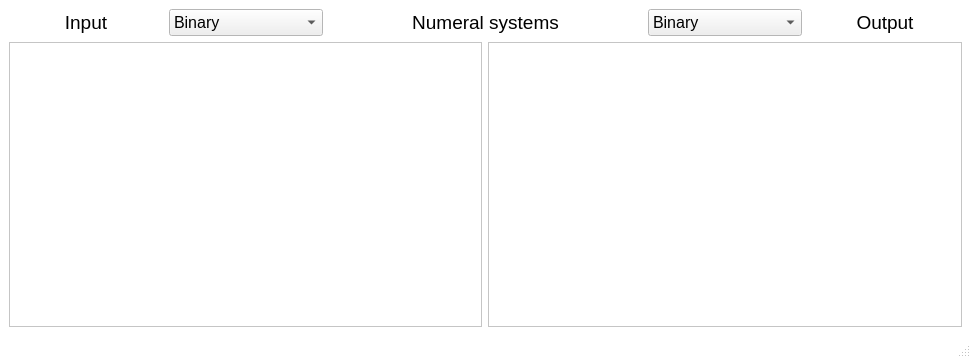
<?xml version="1.0" encoding="UTF-8"?>
<ui version="4.0">
 <class>MainWindow</class>
 <widget class="QMainWindow" name="MainWindow">
  <property name="geometry">
   <rect>
    <x>0</x>
    <y>0</y>
    <width>971</width>
    <height>358</height>
   </rect>
  </property>
  <property name="palette">
   <palette>
    <active>
     <colorrole role="Base">
      <brush brushstyle="SolidPattern">
       <color alpha="255">
        <red>255</red>
        <green>255</green>
        <blue>255</blue>
       </color>
      </brush>
     </colorrole>
     <colorrole role="Window">
      <brush brushstyle="SolidPattern">
       <color alpha="255">
        <red>255</red>
        <green>255</green>
        <blue>255</blue>
       </color>
      </brush>
     </colorrole>
    </active>
    <inactive>
     <colorrole role="Base">
      <brush brushstyle="SolidPattern">
       <color alpha="255">
        <red>255</red>
        <green>255</green>
        <blue>255</blue>
       </color>
      </brush>
     </colorrole>
     <colorrole role="Window">
      <brush brushstyle="SolidPattern">
       <color alpha="255">
        <red>255</red>
        <green>255</green>
        <blue>255</blue>
       </color>
      </brush>
     </colorrole>
    </inactive>
    <disabled>
     <colorrole role="Base">
      <brush brushstyle="SolidPattern">
       <color alpha="255">
        <red>255</red>
        <green>255</green>
        <blue>255</blue>
       </color>
      </brush>
     </colorrole>
     <colorrole role="Window">
      <brush brushstyle="SolidPattern">
       <color alpha="255">
        <red>255</red>
        <green>255</green>
        <blue>255</blue>
       </color>
      </brush>
     </colorrole>
    </disabled>
   </palette>
  </property>
  <property name="windowTitle">
   <string>MainWindow</string>
  </property>
  <widget class="QWidget" name="centralwidget">
   <layout class="QGridLayout" name="gridLayout">
    <item row="0" column="1">
     <widget class="QComboBox" name="comboBox">
      <property name="font">
       <font>
        <pointsize>12</pointsize>
       </font>
      </property>
      <property name="editable">
       <bool>false</bool>
      </property>
      <item>
       <property name="text">
        <string>Binary</string>
       </property>
      </item>
      <item>
       <property name="text">
        <string>Octal</string>
       </property>
      </item>
      <item>
       <property name="text">
        <string>Decimal</string>
       </property>
      </item>
      <item>
       <property name="text">
        <string>Hexadecimal</string>
       </property>
      </item>
     </widget>
    </item>
    <item row="0" column="4">
     <widget class="QComboBox" name="comboBox_2">
      <property name="font">
       <font>
        <pointsize>12</pointsize>
       </font>
      </property>
      <item>
       <property name="text">
        <string>Binary</string>
       </property>
      </item>
      <item>
       <property name="text">
        <string>Octal</string>
       </property>
      </item>
      <item>
       <property name="text">
        <string>Decimal</string>
       </property>
      </item>
      <item>
       <property name="text">
        <string>Hexadecimal</string>
       </property>
      </item>
     </widget>
    </item>
    <item row="0" column="5">
     <widget class="QLabel" name="label_3">
      <property name="font">
       <font>
        <pointsize>14</pointsize>
       </font>
      </property>
      <property name="text">
       <string>Output</string>
      </property>
      <property name="alignment">
       <set>Qt::AlignCenter</set>
      </property>
     </widget>
    </item>
    <item row="1" column="0" colspan="3">
     <widget class="QTextEdit" name="textEdit">
      <property name="enabled">
       <bool>true</bool>
      </property>
      <property name="palette">
       <palette>
        <active>
         <colorrole role="Base">
          <brush brushstyle="SolidPattern">
           <color alpha="255">
            <red>255</red>
            <green>255</green>
            <blue>255</blue>
           </color>
          </brush>
         </colorrole>
         <colorrole role="Window">
          <brush brushstyle="SolidPattern">
           <color alpha="255">
            <red>255</red>
            <green>255</green>
            <blue>255</blue>
           </color>
          </brush>
         </colorrole>
        </active>
        <inactive>
         <colorrole role="Base">
          <brush brushstyle="SolidPattern">
           <color alpha="255">
            <red>255</red>
            <green>255</green>
            <blue>255</blue>
           </color>
          </brush>
         </colorrole>
         <colorrole role="Window">
          <brush brushstyle="SolidPattern">
           <color alpha="255">
            <red>255</red>
            <green>255</green>
            <blue>255</blue>
           </color>
          </brush>
         </colorrole>
        </inactive>
        <disabled>
         <colorrole role="Base">
          <brush brushstyle="SolidPattern">
           <color alpha="255">
            <red>255</red>
            <green>255</green>
            <blue>255</blue>
           </color>
          </brush>
         </colorrole>
         <colorrole role="Window">
          <brush brushstyle="SolidPattern">
           <color alpha="255">
            <red>255</red>
            <green>255</green>
            <blue>255</blue>
           </color>
          </brush>
         </colorrole>
        </disabled>
       </palette>
      </property>
      <property name="font">
       <font>
        <pointsize>12</pointsize>
       </font>
      </property>
     </widget>
    </item>
    <item row="1" column="3" colspan="3">
     <widget class="QTextEdit" name="textEdit_2">
      <property name="font">
       <font>
        <pointsize>12</pointsize>
       </font>
      </property>
      <property name="readOnly">
       <bool>false</bool>
      </property>
     </widget>
    </item>
    <item row="0" column="0">
     <widget class="QLabel" name="label_2">
      <property name="font">
       <font>
        <pointsize>14</pointsize>
       </font>
      </property>
      <property name="text">
       <string>Input</string>
      </property>
      <property name="alignment">
       <set>Qt::AlignCenter</set>
      </property>
     </widget>
    </item>
    <item row="0" column="2" colspan="2">
     <widget class="QLabel" name="label">
      <property name="font">
       <font>
        <pointsize>14</pointsize>
       </font>
      </property>
      <property name="text">
       <string>Numeral systems</string>
      </property>
      <property name="alignment">
       <set>Qt::AlignCenter</set>
      </property>
     </widget>
    </item>
   </layout>
  </widget>
  <widget class="QMenuBar" name="menubar">
   <property name="geometry">
    <rect>
     <x>0</x>
     <y>0</y>
     <width>971</width>
     <height>25</height>
    </rect>
   </property>
  </widget>
  <widget class="QStatusBar" name="statusbar"/>
 </widget>
 <resources/>
 <connections/>
</ui>
